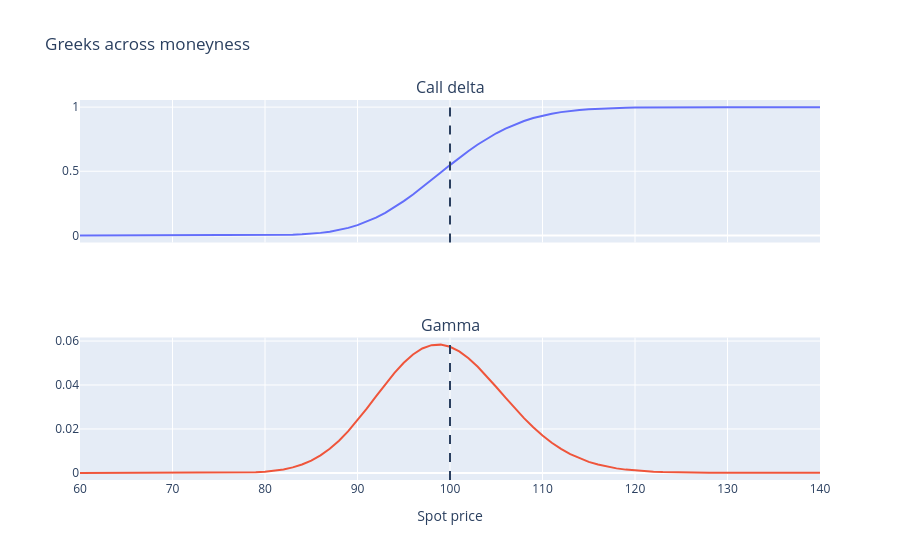

Write notebook code for a chart like this one.
### Markdown cell above
## 2. Greeks

Delta measures first-order sensitivity to the underlying, while gamma measures how quickly delta changes. Gamma peaks near-the-money, where hedging is hardest.

### Code cell
deltas = call_delta(spots, K, r, sigma, T_years)
gammas = gamma(spots, K, r, sigma, T_years)

fig = make_subplots(rows=2, cols=1, shared_xaxes=True, subplot_titles=("Call delta", "Gamma"))
fig.add_trace(go.Scatter(x=spots, y=deltas, name="Delta"), row=1, col=1)
fig.add_trace(go.Scatter(x=spots, y=gammas, name="Gamma"), row=2, col=1)
fig.add_vline(x=K, line_dash="dash")
fig.update_layout(title="Greeks across moneyness", showlegend=False)
fig.update_xaxes(title_text="Spot price", row=2, col=1)
print(f"Peak gamma in grid: {float(np.max(gammas)):.6f}")
fig.show()
